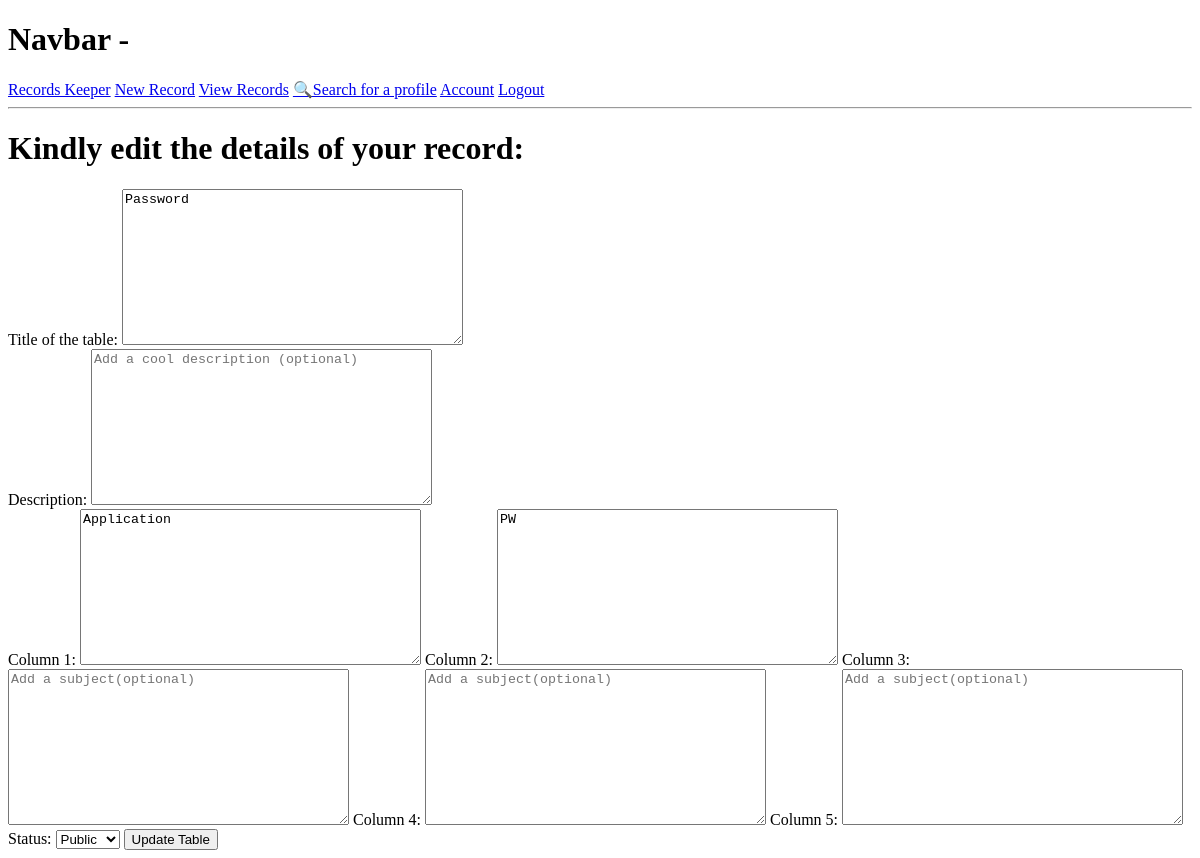
The page /edit-table/bcc387d8-45e0-431c-953c-aea0b4fe1e1e/ (signed in) on the database as committed earlier.
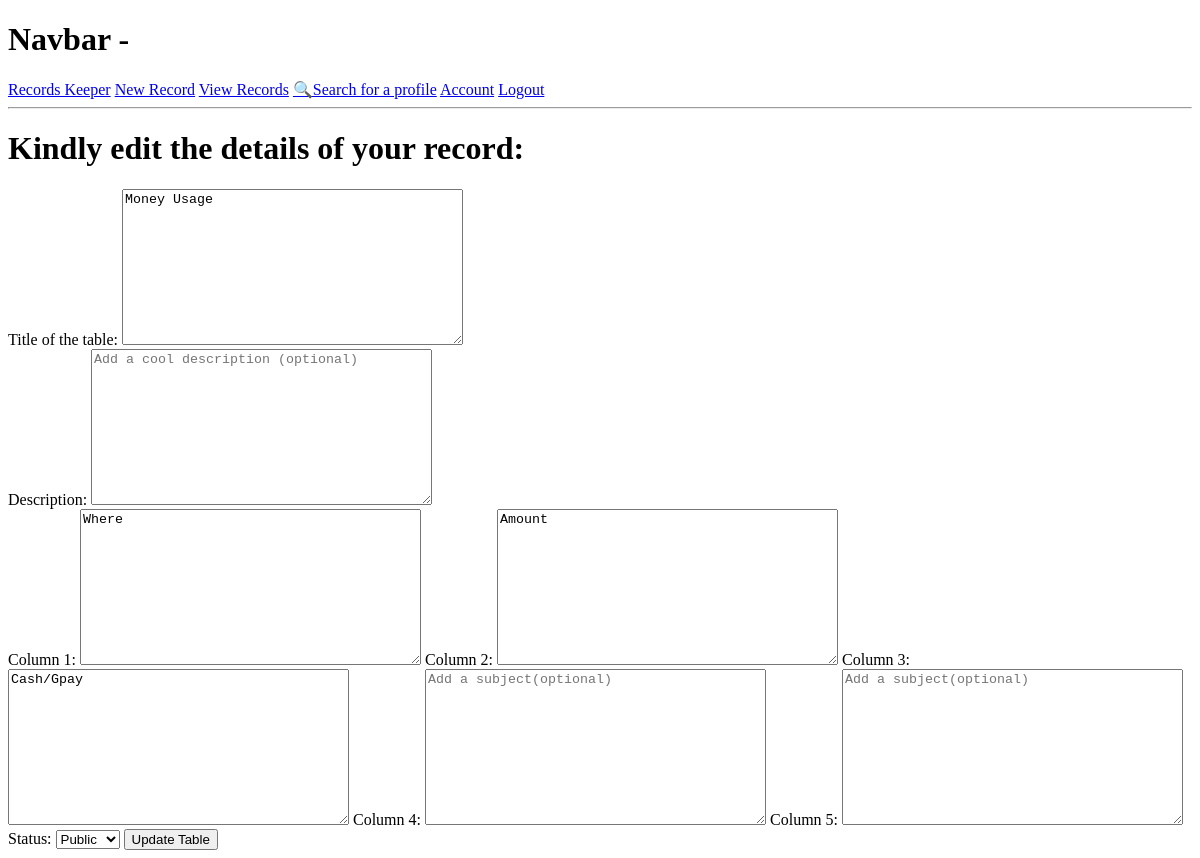
The same page on the database as committed later.
### tables/models.py (models this page shows, shortened)
class Table(models.Model):
    owner=models.ForeignKey(Profile, on_delete=models.CASCADE, null=True, blank=True)
    title=models.TextField("Title of the table")
    desc=models.TextField("Description",null=True, blank=True)
    col1=models.TextField("Column 1",null=True, blank=True)
    col2=models.TextField("Column 2",null=True, blank=True)
    col3=models.TextField("Column 3",null=True, blank=True)
    col4=models.TextField("Column 4",null=True, blank=True)
    col5=models.TextField("Column 5",null=True, blank=True)
    total=models.IntegerField(default=0, null=True, blank=True)
    TYPE=(('Public', 'Public'), ('Private', 'Private'))
    status=models.CharField(max_length=200, choices=TYPE, default="Public")
    created = models.DateTimeField(auto_now_add=True)
    id = models.UUIDField(primary_key=True, default=uuid.uuid4, editable=False)
    class Meta:
        ordering = ['title', '-created']

### tables/views.py (the view)
# urls.py: path("edit-table/<str:pk>/", views.editTable, name="edit-table"),
@login_required(login_url="login")
def editTable(request, pk):
    profile=request.user.profile
    table=profile.table_set.get(id=pk)
    form=TableForm(instance=table)
    if request.method == "POST":
        form=TableForm(request.POST, instance=table)
        if form.is_valid():
            form.save()
            return redirect("view-table", pk)
    context={"form":form, "name": "edit table"}
    return render(request, "tables/table-form.html", context)

### tables/forms.py
class TableForm(ModelForm):
    class Meta:
        model = Table
        fields = ["title", "desc", "col1", "col2", "col3", "col4", "col5", "status"]
    def __init__(self, *args, **kwargs):
        super(TableForm,self).__init__(*args, **kwargs)
        self.fields['title'].widget.attrs.update({"class": "input", "placeholder": "Add Title"})
        self.fields['desc'].widget.attrs.update({"class": "input", "placeholder": "Add a cool description (optional)"})
        self.fields['col1'].widget.attrs.update({"class": "input", "placeholder": "Add a subject(optional)"})
        self.fields['col2'].widget.attrs.update({"class": "input", "placeholder": "Add a subject(optional)"})
        self.fields['col3'].widget.attrs.update({"class": "input", "placeholder": "Add a subject(optional)"})
        self.fields['col4'].widget.attrs.update({"class": "input", "placeholder": "Add a subject(optional)"})
        self.fields['col5'].widget.attrs.update({"class": "input", "placeholder": "Add a subject(optional)"})
        self.fields['status'].widget.attrs.update({"class": "input", "placeholder": "Public/Private"})

### tables/templates/tables/table-form.html (shortened to what this page needs)
{% extends 'main.html' %}
{% block content %}
{% if name == "add table" %}
<h1>Kindly add the further details:</h1>
<form method="POST">
    {% csrf_token %}
    {% for field in form %}
    {% if field.name == "title" %}
        {{ field.label_tag }} {{ field }}
        <br>
    {% elif field.name == "desc" %}
        {{ field.label_tag }} {{ field }}
        <br>
    {% else %}
        {{ field.label_tag }} {{ field }}
    {% endif %}
    {% endfor %}
    <input type="submit" value="Create Table">
</form>
{% elif name == "edit table" %}
<h1>Kindly edit the details of your record:</h1>
    {% for field in form %}
    {% if field.name == "title" %}
        {{ field.label_tag }} {{ field }}
        <br>
    {% elif field.name == "desc" %}
        {{ field.label_tag }} {{ field }}
        <br>
    {% else %}
        {{ field.label_tag }} {{ field }}
    {% endif %}
    {% endfor %}
    <input type="submit" value="Update Table">
{% endif %}
{% endblock %}

Rows that differ between the two databases and show on the page:
changed Table "Public": title "Password" → "Money Usage"; col1 "Application" → "Where"; col2 "PW" → "Amount"; col3 (not shown) → "Cash/Gpay"
